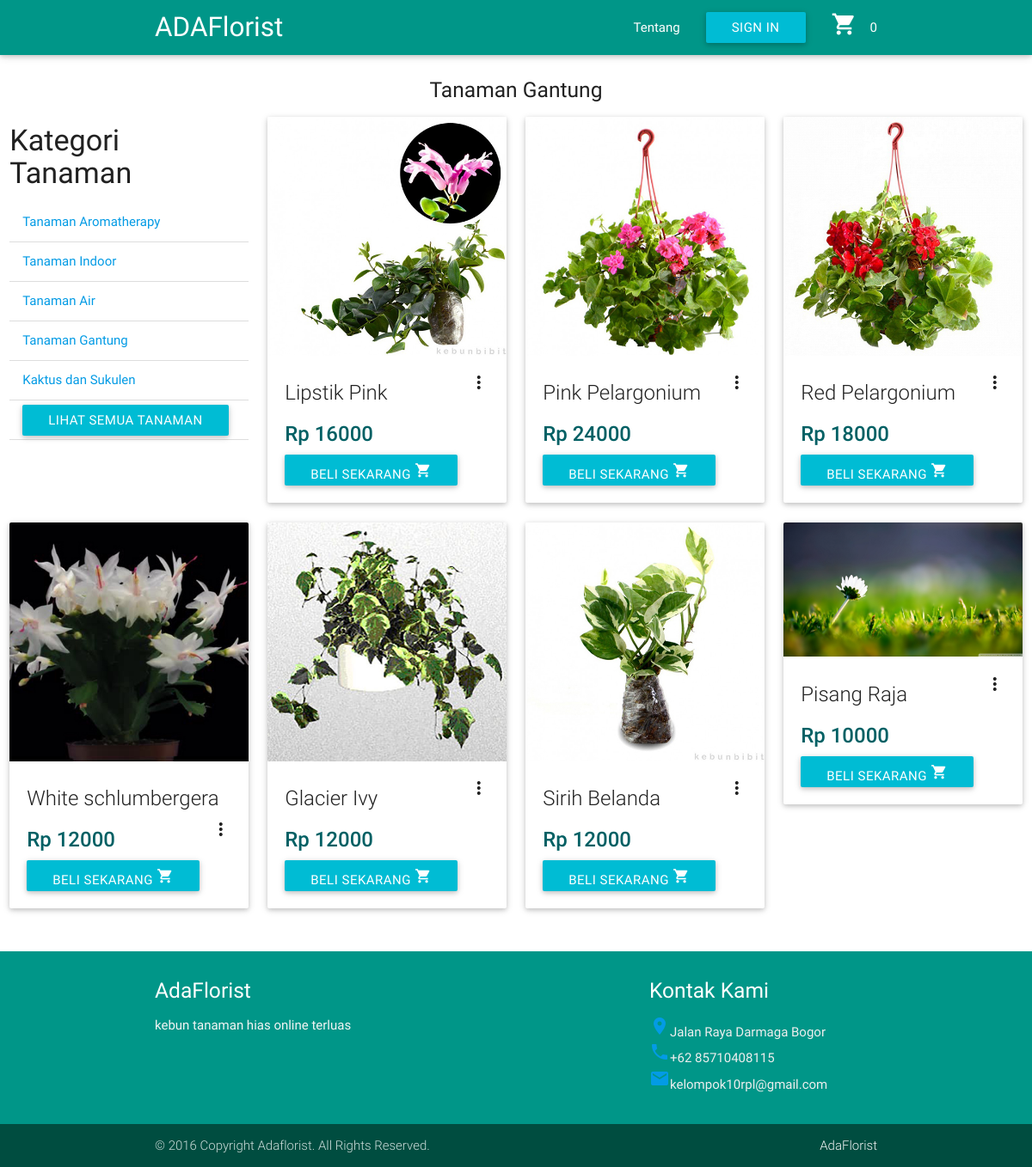
The page /gantung.php on the database its author committed.
### tables this page shows
CREATE TABLE `tanaman` (
  `ID_Tanaman` int(11) NOT NULL,
  `Nama_Tanaman` varchar(25) NOT NULL,
  `Harga_Tanaman` bigint(20) NOT NULL,
  `Deskripsi_Tanaman` varchar(500) NOT NULL,
  `Jumlah_Stok` int(11) NOT NULL,
  `Jenis_Tanaman` varchar(50) NOT NULL,
  `Gambar` varchar(100) NOT NULL,
  `Berat` float DEFAULT NULL,
  `Iklim` varchar(50) DEFAULT NULL,
  `Ukuran_Tanaman` varchar(50) DEFAULT NULL,
  `Media_Tanam` varchar(50) DEFAULT NULL,
  `Ukuranpot` varchar(50) DEFAULT NULL,
  `Penyiraman` varchar(50) DEFAULT NULL,
  `Kebutuhan_Sinar` varchar(50) DEFAULT NULL,
  `Pemupukan` varchar(100) DEFAULT NULL,
  `Asal_Bibit` varchar(100) DEFAULT NULL,
  `Kondisi_Tanaman` varchar(60) DEFAULT NULL,
  `jumlah_beli` int(20) NOT NULL DEFAULT '0',
  `jumlah_lihat` int(20) NOT NULL DEFAULT '0'
);

### gantung.php (the view, shortened to what this page needs)
<!DOCTYPE html>
<html>
<head>
    <link type="text/css" rel="stylesheet" href="css/materialize.min.css" media="screen,projection" />
</head>
<body>
    <?php
    include 'header.php';
    ?>
        <div id="toko" class="row section scrollspy">
            <h5 align=center>Tanaman Gantung</h5>
            <div class="col s3">
                <?php
        include 'kategori.php'
        ?>
            </div>
            <?php
        	include 'connect.php';
	        $tanamans = mysqli_query($connect, "SELECT * FROM tanaman where Jenis_Tanaman='Tanaman Gantung'");
			while ($tanaman = mysqli_fetch_assoc($tanamans)) {
		?>
                <div class="col s3">
                    <div class="card">
                        <div class="card-image waves-effect waves-block waves-light">
                            <img class="activator" src="image/<?= $tanaman['Gambar']?>">
                        </div>
                        <div class="card-content">
                            <p class="card-title activator grey-text text-darken-4">
                                <?php echo $tanaman['Nama_Tanaman'] ?><i class="material-icons right">more_vert</i></p>
                             <span class="card-title activator cyan-text text-darken-4"><strong>Rp <?php echo $tanaman['Harga_Tanaman'] ?></strong>
                    </span>
                            <p> <a class="waves effect waves-light btn cyan" href="tanaman.php?idtanaman=<?php echo $tanaman['ID_Tanaman']?>">Beli Sekarang  <i class="material-icons">shopping_cart</i></a></p>
                        </div>
                    </div>
                </div>
                <?php } ?>
        </div>
</body>
<?php
require 'footer.php'
?>
</html>

### header.php (shortened to what this page needs)
<?php
$data=0;
?>
            <div class="navbar-fixed">
                <nav class="teal light-1">
                    <div class="navbar-wrapper container">
                        <a href="index.php" class="brand-logo left">ADAFlorist</a>
                        <ul class="right">
                            <li> <a href="tentang.php">Tentang</a></li>
                                    <?php if(isset($_SESSION['user'])||isset($_SESSION['admin']))
                echo "<li> <a class='waves effect waves-light btn cyan' href='logout.php'>Sign Out</a></li>
               ";
                else echo "<li> <a class='waves effect waves-light btn cyan' href='signin.php'>Sign In</a></li>";
            ?>
                                            <li><a href='keranjang.php'><i class='material-icons'>shopping_cart</i></a></li>
                                            <li>
                                                <?php if($data>0) echo $data; else echo 0;?>
                                            </li>
                        </ul>
                    </div>
                </nav>
            </div>
            <body>

### kategori.php
  <h4>Kategori Tanaman</h4>
<ul>
    <li>
        <div class="collapsible-header active"><a href="Aromatherapy.php">Tanaman Aromatherapy </a></div>
    </li>
    <li>
        <div class="collapsible-header active"><a href="indoor.php">Tanaman Indoor </a></div>
    </li>
    <li>
        <div class="collapsible-header active"><a href="air.php">Tanaman Air </a></div>
    </li>
    <li>
        <div class="collapsible-header active"><a href="gantung.php">Tanaman Gantung </a></div>
    </li>
    <li>
        <div class="collapsible-header active"><a href="kaktus.php">Kaktus dan Sukulen</a> </div>
    </li>
        <li>
        <div class="collapsible-header active"><a class='waves effect waves-light btn cyan' href='semua.php'>Lihat Semua Tanaman</a> </div>
    </li>
</ul>

### footer.php (shortened to what this page needs)
<link type="text/css" rel="stylesheet" href="css/materialize.min.css" media="screen,projection" />
<footer class="page-footer footer-section teal">
    <div class="container">
        <div class="row">
            <div class="col l6 s12">
                <h5 class="white-text">AdaFlorist</h5>
                <p class="grey-text text-lighten-4">kebun tanaman hias online terluas</p>
            </div>
            <div class="col l4 offset-l2 s12">
                <h5 class="white-text">Kontak Kami</h5>
                <ul>
                    <li><a class="tiny material-icons">location_on</i><a class="grey-text text-lighten-3">Jalan Raya Darmaga Bogor</a></li>
                    <li><a class="tiny material-icons">phone</i><a class="grey-text text-lighten-3">+62 85710408115</a></li>
                    <li><a class="tiny material-icons">email</i><a class="grey-text text-lighten-3">kelompok10rpl@gmail.com</a></li>
                </ul>
            </div>
        </div>
    </div>
    <div class="footer-copyright dark teal darken-4">
        <div class="container">
            © 2016 Copyright Adaflorist. All Rights Reserved.
            <a class="grey-text text-lighten-4 right" href="index.php">AdaFlorist</a>
        </div>
    </div>
</footer>

### rows shown on the page
tanaman: Gambar (picture), Nama_Tanaman "Lipstik Pink", Harga_Tanaman "16000"
tanaman: Gambar (picture), Nama_Tanaman "Pink Pelargonium", Harga_Tanaman "24000"
tanaman: Gambar (picture), Nama_Tanaman "Red Pelargonium", Harga_Tanaman "18000"
tanaman: Gambar (picture), Nama_Tanaman "White schlumbergera", Harga_Tanaman "12000"
tanaman: Gambar (picture), Nama_Tanaman "Glacier Ivy", Harga_Tanaman "12000"
tanaman: Gambar (picture), Nama_Tanaman "Sirih Belanda", Harga_Tanaman "12000"
tanaman: Gambar (picture), Nama_Tanaman "Pisang Raja", Harga_Tanaman "10000"
